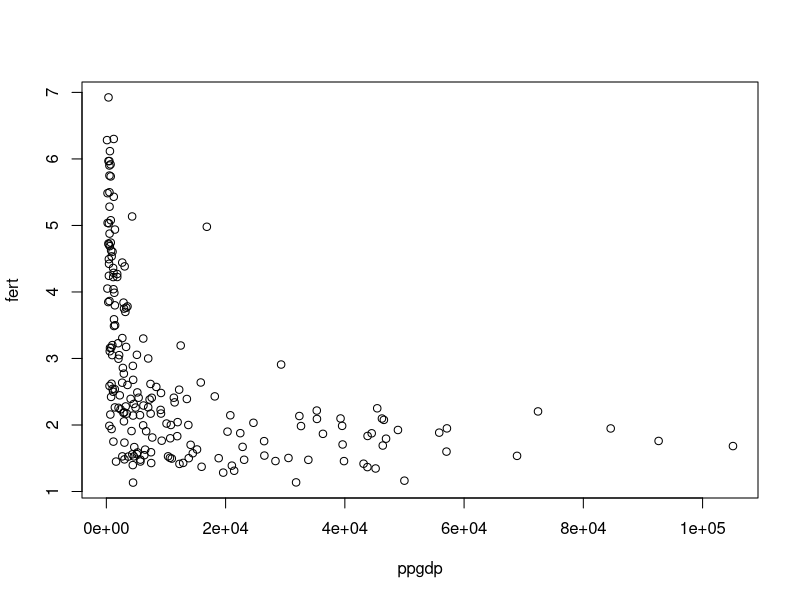
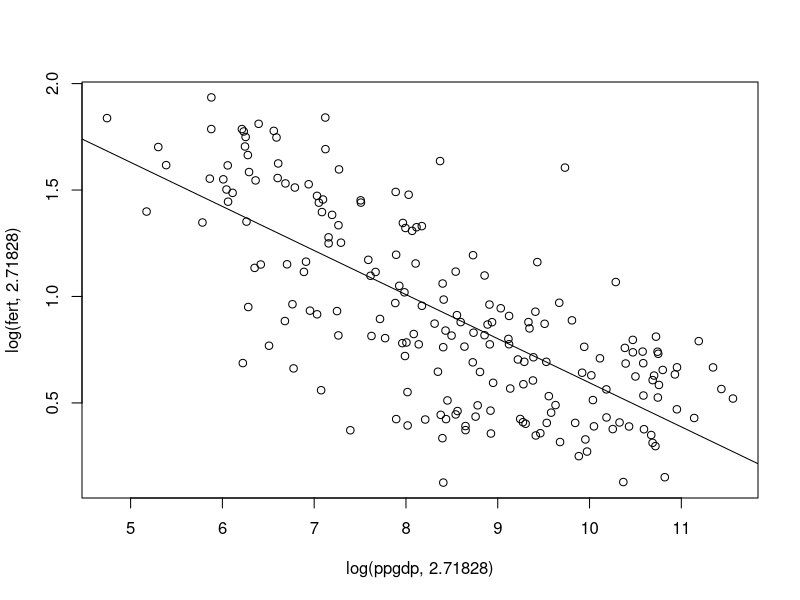
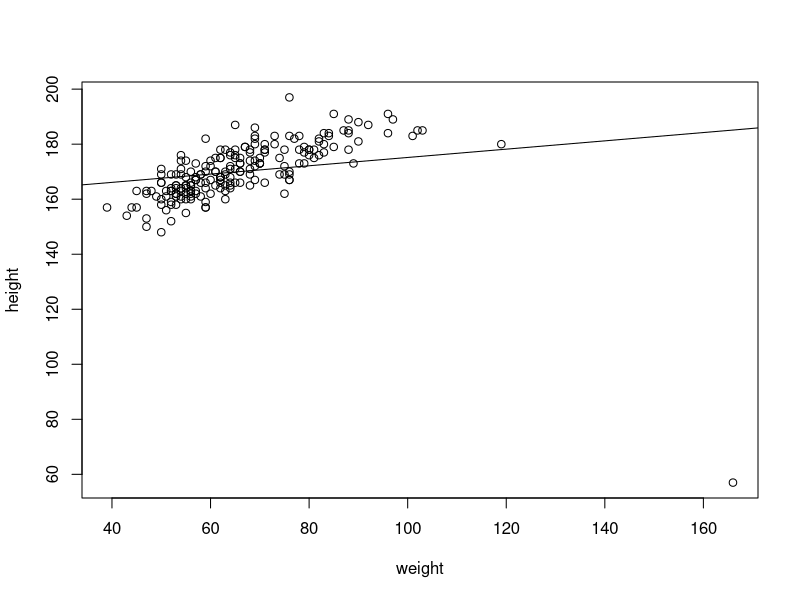
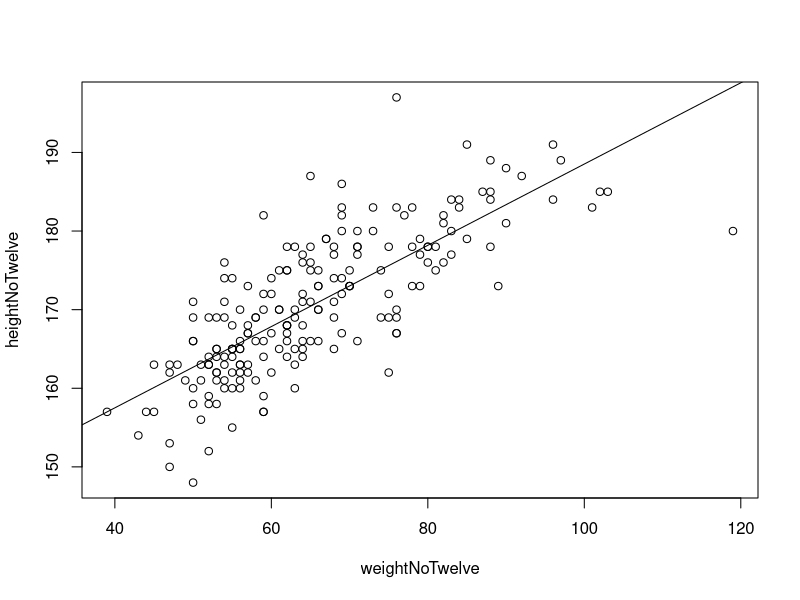
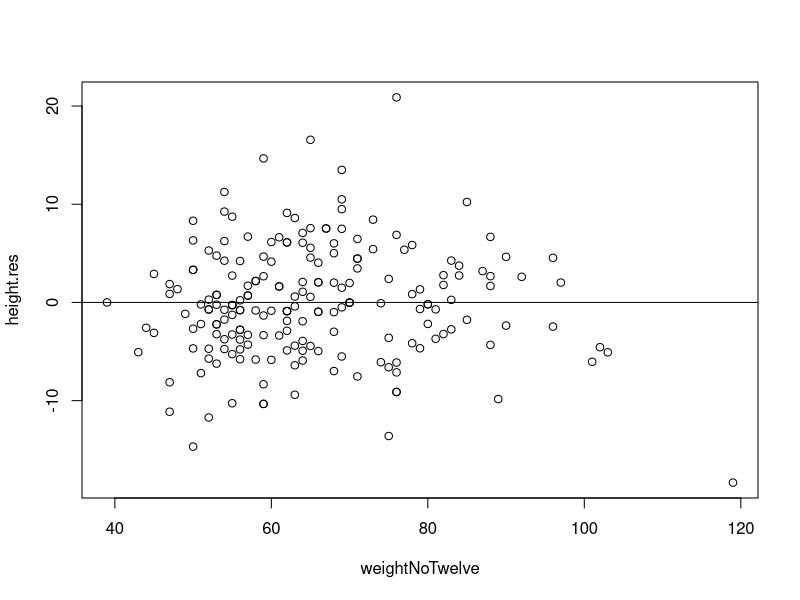

Recreate these plots in R, in order.
datatable = matrix(c(74, 68, 154, 18, 18, 16, 54, 10, 12, 12, 58, 44), nrow=4, ncol=3)
chisq.test(datatable)

depts = matrix(c(512, 353, 120, 138, 53, 16, 89, 17, 202, 131, 94, 24), nrow=6, ncol=2)
chisq.test(depts)

fert = na.omit(carData::UN$fertility)
ppgdp = na.omit(carData::UN$ppgdp)

plot(ppgdp, fert)

plot(log(ppgdp, 2.71828), log(fert, 2.71828))
abline(2.6655, -0.2071)

model = lm(log(fertility, 2.71828)~log(ppgdp, 2.71828), carData::UN)
summary(model)

# Coefficients:
# (Intercept)  
# 2.6655  
# log(ppgdp, 2.71828)  
# -0.2071

r_squared = cor(log(ppgdp, 2.71828), log(fert, 2.71828)) ^ 2

height = na.omit(carData::Davis$height)
weight = na.omit(carData::Davis$weight)

mod = lm(height~weight, carData::Davis)
summary(mod)

plot(weight, height)
abline(160.0931, 0.1509)

weightNoTwelve = weight[-12]
heightNoTwelve = height[-12]

line = lm(height[-12]~weight[-12], carData::Davis)
summary(line)

plot(weightNoTwelve, heightNoTwelve)
abline(136.83661, 0.51689)

height.res = resid(line)
plot(weightNoTwelve, height.res)
abline(0,0)
